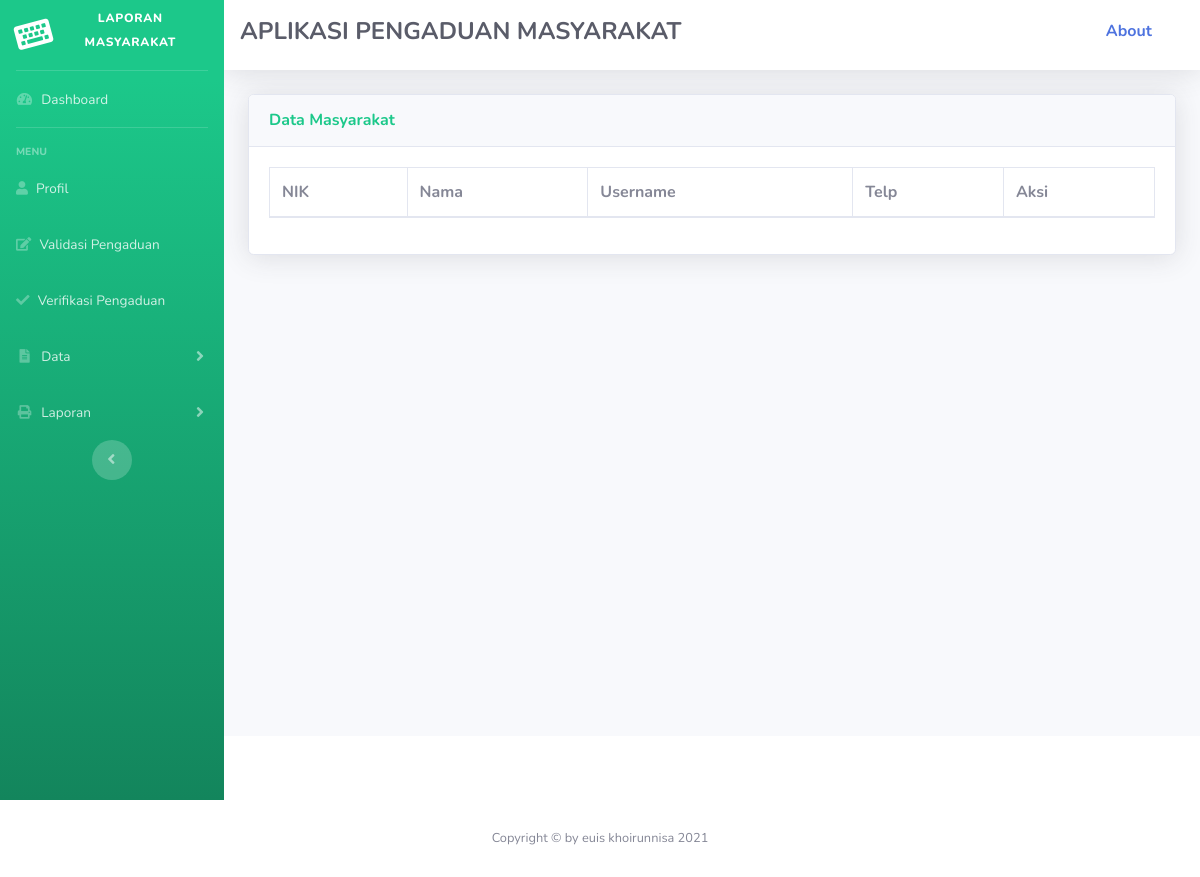
Before: /admin/admin.php?url=lihat_masyarakat (signed in) with the older database file.
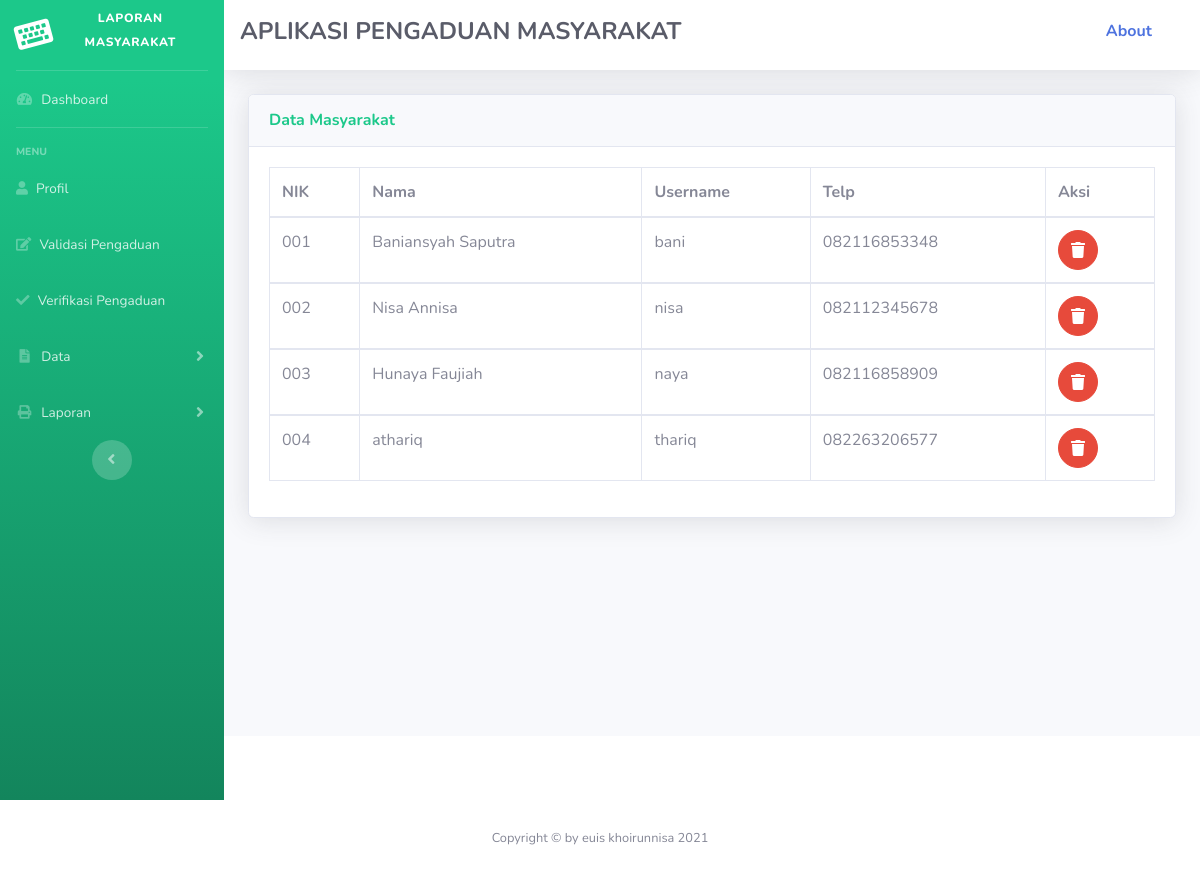
After: the same page with the newer database file.
### tables this page shows
CREATE TABLE `masyarakat` (
  `nik` varchar(16) NOT NULL,
  `nama` varchar(35) NOT NULL,
  `username` varchar(25) NOT NULL,
  `password` varchar(32) NOT NULL,
  `telp` varchar(12) NOT NULL
);

### admin/lihat_masyarakat.php (the view, shortened to what this page needs)
        <div class="card shadow mb-4">
          <div class="card-header py-3">
            <h6 class="m-0 font-weight-bold text-success">Data Masyarakat</h6>
          </div>
          <div class="card-body">
            <div class="table-responsive">
              <table class="table table-bordered" id="dataTable" width="100%" cellspacing="0">
                <thead>
                  <tr>
                    <th>NIK</th>
                    <th>Nama</th>
                    <th>Username</th>
                    <th>Telp</th>
                    <th>Aksi</th>
                  </tr>
                </thead>
                <?php
                require '../koneksi.php';
                $sqli=mysqli_query($konek, "select * from masyarakat");
                while ($data=mysqli_fetch_array($sqli)) {
                ?>
                <tbody>
                  <tr>
                      <td><?php echo $data['nik']; ?></td>
                      <td><?php echo $data['nama']; ?></td>
                      <td><?php echo $data['username']; ?></td>
                      <td><?php echo $data['telp']; ?></td>
                    <td>
                  <a href="delete_masyarakat.php?nik=<?php echo $data['nik']; ?>"
                  class="btn btn-danger btn-circle" onclick="return confirm('Yakin akan dihapus?')">
                      <i class="fa fa-trash"></i>
                  </a>
                    </td>
                  </tr>
                </tbody>
                <?php } ?>
              </table>
            </div>
          </div>
        </div>
      </div>
    </div>
    <footer class="sticky-footer bg-white">
    </footer>
  </div>
</div>

Changed rows visible on the page:
added masyarakat: nik "001", nama "Baniansyah Saputra", username "bani", telp "082116853348"
added masyarakat: nik "002", nama "Nisa Annisa", username "nisa", telp "082112345678"
added masyarakat: nik "003", nama "Hunaya Faujiah", username "naya", telp "082116858909"
added masyarakat: nik "004", nama "athariq", username "thariq", telp "082263206577"
